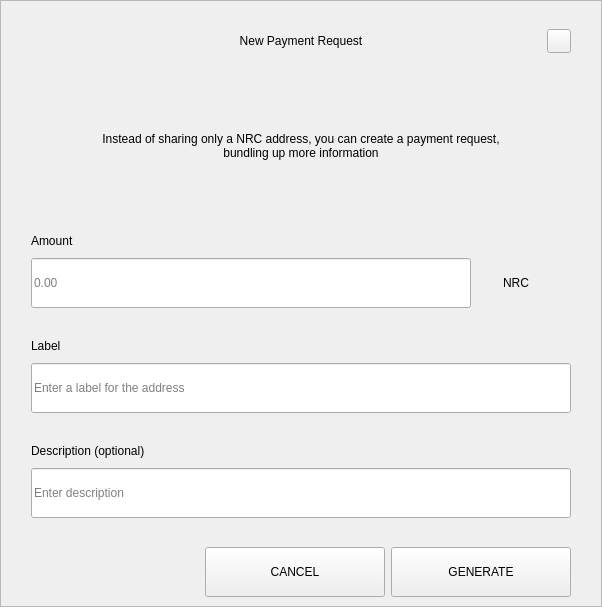
<?xml version="1.0" encoding="UTF-8"?>
<ui version="4.0">
 <class>RequestDialog</class>
 <widget class="QDialog" name="RequestDialog">
  <property name="geometry">
   <rect>
    <x>0</x>
    <y>0</y>
    <width>602</width>
    <height>607</height>
   </rect>
  </property>
  <property name="windowTitle">
   <string>Dialog</string>
  </property>
  <layout class="QVBoxLayout" name="verticalLayout_5">
   <property name="spacing">
    <number>0</number>
   </property>
   <property name="leftMargin">
    <number>0</number>
   </property>
   <property name="topMargin">
    <number>0</number>
   </property>
   <property name="rightMargin">
    <number>0</number>
   </property>
   <property name="bottomMargin">
    <number>0</number>
   </property>
   <item>
    <widget class="QFrame" name="frame">
     <property name="styleSheet">
      <string notr="true"/>
     </property>
     <property name="frameShape">
      <enum>QFrame::StyledPanel</enum>
     </property>
     <property name="frameShadow">
      <enum>QFrame::Raised</enum>
     </property>
     <layout class="QVBoxLayout" name="verticalLayout_4" stretch="1,0,0">
      <property name="spacing">
       <number>0</number>
      </property>
      <property name="leftMargin">
       <number>30</number>
      </property>
      <property name="topMargin">
       <number>20</number>
      </property>
      <property name="rightMargin">
       <number>30</number>
      </property>
      <property name="bottomMargin">
       <number>0</number>
      </property>
      <item>
       <layout class="QHBoxLayout" name="horizontalLayout_3">
        <property name="spacing">
         <number>0</number>
        </property>
        <item>
         <spacer name="horizontalSpacer_21">
          <property name="orientation">
           <enum>Qt::Horizontal</enum>
          </property>
          <property name="sizeHint" stdset="0">
           <size>
            <width>40</width>
            <height>20</height>
           </size>
          </property>
         </spacer>
        </item>
        <item>
         <widget class="QLabel" name="labelTitle">
          <property name="minimumSize">
           <size>
            <width>0</width>
            <height>40</height>
           </size>
          </property>
          <property name="maximumSize">
           <size>
            <width>16777215</width>
            <height>40</height>
           </size>
          </property>
          <property name="styleSheet">
           <string notr="true">padding-left:24px;</string>
          </property>
          <property name="text">
           <string>New Payment Request</string>
          </property>
          <property name="alignment">
           <set>Qt::AlignCenter</set>
          </property>
          <property name="margin">
           <number>7</number>
          </property>
         </widget>
        </item>
        <item>
         <spacer name="horizontalSpacer">
          <property name="orientation">
           <enum>Qt::Horizontal</enum>
          </property>
          <property name="sizeHint" stdset="0">
           <size>
            <width>40</width>
            <height>20</height>
           </size>
          </property>
         </spacer>
        </item>
        <item>
         <widget class="QPushButton" name="btnEsc">
          <property name="minimumSize">
           <size>
            <width>24</width>
            <height>24</height>
           </size>
          </property>
          <property name="maximumSize">
           <size>
            <width>24</width>
            <height>24</height>
           </size>
          </property>
          <property name="focusPolicy">
           <enum>Qt::NoFocus</enum>
          </property>
          <property name="text">
           <string/>
          </property>
         </widget>
        </item>
       </layout>
      </item>
      <item>
       <widget class="QStackedWidget" name="stack">
        <property name="minimumSize">
         <size>
          <width>540</width>
          <height>0</height>
         </size>
        </property>
        <property name="maximumSize">
         <size>
          <width>540</width>
          <height>16777215</height>
         </size>
        </property>
        <property name="currentIndex">
         <number>0</number>
        </property>
        <widget class="QWidget" name="page_1">
         <property name="minimumSize">
          <size>
           <width>540</width>
           <height>0</height>
          </size>
         </property>
         <property name="maximumSize">
          <size>
           <width>540</width>
           <height>16777215</height>
          </size>
         </property>
         <layout class="QVBoxLayout" name="layout1">
          <property name="spacing">
           <number>0</number>
          </property>
          <property name="leftMargin">
           <number>0</number>
          </property>
          <property name="topMargin">
           <number>0</number>
          </property>
          <property name="rightMargin">
           <number>0</number>
          </property>
          <property name="bottomMargin">
           <number>0</number>
          </property>
          <item>
           <spacer name="verticalSpacer_21">
            <property name="orientation">
             <enum>Qt::Vertical</enum>
            </property>
            <property name="sizeType">
             <enum>QSizePolicy::Fixed</enum>
            </property>
            <property name="sizeHint" stdset="0">
             <size>
              <width>20</width>
              <height>30</height>
             </size>
            </property>
           </spacer>
          </item>
          <item alignment="Qt::AlignHCenter">
           <widget class="QLabel" name="labelMessage">
            <property name="minimumSize">
             <size>
              <width>400</width>
              <height>50</height>
             </size>
            </property>
            <property name="text">
             <string>Instead of sharing only a NRC address, you can create a payment request, bundling up more information</string>
            </property>
            <property name="alignment">
             <set>Qt::AlignCenter</set>
            </property>
            <property name="wordWrap">
             <bool>true</bool>
            </property>
           </widget>
          </item>
          <item alignment="Qt::AlignBottom">
           <widget class="QWidget" name="containerAmount" native="true">
            <layout class="QVBoxLayout" name="verticalLayout">
             <property name="spacing">
              <number>9</number>
             </property>
             <property name="leftMargin">
              <number>0</number>
             </property>
             <property name="topMargin">
              <number>0</number>
             </property>
             <property name="rightMargin">
              <number>0</number>
             </property>
             <property name="bottomMargin">
              <number>0</number>
             </property>
             <item>
              <widget class="QLabel" name="labelSubtitleAmount">
               <property name="minimumSize">
                <size>
                 <width>350</width>
                 <height>16</height>
                </size>
               </property>
               <property name="maximumSize">
                <size>
                 <width>16777215</width>
                 <height>16</height>
                </size>
               </property>
               <property name="text">
                <string>Amount</string>
               </property>
              </widget>
             </item>
             <item alignment="Qt::AlignTop">
              <widget class="QWidget" name="layoutAmount" native="true">
               <layout class="QHBoxLayout" name="horizontalLayout" stretch="2,0">
                <property name="spacing">
                 <number>0</number>
                </property>
                <property name="leftMargin">
                 <number>0</number>
                </property>
                <property name="topMargin">
                 <number>0</number>
                </property>
                <property name="rightMargin">
                 <number>0</number>
                </property>
                <property name="bottomMargin">
                 <number>0</number>
                </property>
                <item>
                 <widget class="QLineEdit" name="lineEditAmount">
                  <property name="minimumSize">
                   <size>
                    <width>0</width>
                    <height>50</height>
                   </size>
                  </property>
                  <property name="maximumSize">
                   <size>
                    <width>16777215</width>
                    <height>50</height>
                   </size>
                  </property>
                  <property name="placeholderText">
                   <string notr="true">0.00</string>
                  </property>
                 </widget>
                </item>
                <item>
                 <widget class="QWidget" name="comboContainer" native="true">
                  <property name="minimumSize">
                   <size>
                    <width>100</width>
                    <height>50</height>
                   </size>
                  </property>
                  <property name="maximumSize">
                   <size>
                    <width>16777215</width>
                    <height>50</height>
                   </size>
                  </property>
                  <layout class="QHBoxLayout" name="horizontalLayout_31">
                   <property name="spacing">
                    <number>0</number>
                   </property>
                   <property name="leftMargin">
                    <number>0</number>
                   </property>
                   <property name="topMargin">
                    <number>0</number>
                   </property>
                   <property name="rightMargin">
                    <number>10</number>
                   </property>
                   <property name="bottomMargin">
                    <number>0</number>
                   </property>
                   <item>
                    <widget class="QLabel" name="comboBoxCoin">
                     <property name="text">
                      <string>NRC</string>
                     </property>
                     <property name="alignment">
                      <set>Qt::AlignCenter</set>
                     </property>
                    </widget>
                   </item>
                  </layout>
                 </widget>
                </item>
               </layout>
              </widget>
             </item>
            </layout>
           </widget>
          </item>
          <item>
           <spacer name="verticalSpacer_31">
            <property name="orientation">
             <enum>Qt::Vertical</enum>
            </property>
            <property name="sizeType">
             <enum>QSizePolicy::Fixed</enum>
            </property>
            <property name="sizeHint" stdset="0">
             <size>
              <width>20</width>
              <height>30</height>
             </size>
            </property>
           </spacer>
          </item>
          <item>
           <layout class="QVBoxLayout" name="verticalLayoutLabel">
            <property name="spacing">
             <number>9</number>
            </property>
            <item>
             <widget class="QLabel" name="labelSubtitleLabel">
              <property name="minimumSize">
               <size>
                <width>0</width>
                <height>16</height>
               </size>
              </property>
              <property name="maximumSize">
               <size>
                <width>16777215</width>
                <height>16</height>
               </size>
              </property>
              <property name="text">
               <string>Label</string>
              </property>
             </widget>
            </item>
            <item>
             <widget class="QLineEdit" name="lineEditLabel">
              <property name="minimumSize">
               <size>
                <width>0</width>
                <height>50</height>
               </size>
              </property>
              <property name="maximumSize">
               <size>
                <width>16777215</width>
                <height>50</height>
               </size>
              </property>
              <property name="placeholderText">
               <string>Enter a label for the address</string>
              </property>
             </widget>
            </item>
           </layout>
          </item>
          <item>
           <spacer name="verticalSpacer_34">
            <property name="orientation">
             <enum>Qt::Vertical</enum>
            </property>
            <property name="sizeType">
             <enum>QSizePolicy::Fixed</enum>
            </property>
            <property name="sizeHint" stdset="0">
             <size>
              <width>20</width>
              <height>30</height>
             </size>
            </property>
           </spacer>
          </item>
          <item>
           <layout class="QVBoxLayout" name="verticalLayoutDescription">
            <property name="spacing">
             <number>9</number>
            </property>
            <item>
             <widget class="QLabel" name="labelSubtitleDescription">
              <property name="minimumSize">
               <size>
                <width>0</width>
                <height>16</height>
               </size>
              </property>
              <property name="maximumSize">
               <size>
                <width>16777215</width>
                <height>16</height>
               </size>
              </property>
              <property name="text">
               <string>Description (optional)</string>
              </property>
             </widget>
            </item>
            <item>
             <widget class="QLineEdit" name="lineEditDescription">
              <property name="minimumSize">
               <size>
                <width>0</width>
                <height>50</height>
               </size>
              </property>
              <property name="maximumSize">
               <size>
                <width>16777215</width>
                <height>50</height>
               </size>
              </property>
              <property name="placeholderText">
               <string>Enter description</string>
              </property>
             </widget>
            </item>
            <item>
             <spacer name="verticalSpacer_4">
              <property name="orientation">
               <enum>Qt::Vertical</enum>
              </property>
              <property name="sizeType">
               <enum>QSizePolicy::Fixed</enum>
              </property>
              <property name="sizeHint" stdset="0">
               <size>
                <width>20</width>
                <height>20</height>
               </size>
              </property>
             </spacer>
            </item>
           </layout>
          </item>
         </layout>
        </widget>
        <widget class="QWidget" name="page_2">
         <layout class="QVBoxLayout" name="layout2">
          <item>
           <spacer name="verticalSpacer_5">
            <property name="orientation">
             <enum>Qt::Vertical</enum>
            </property>
            <property name="sizeType">
             <enum>QSizePolicy::Fixed</enum>
            </property>
            <property name="sizeHint" stdset="0">
             <size>
              <width>20</width>
              <height>50</height>
             </size>
            </property>
           </spacer>
          </item>
          <item alignment="Qt::AlignHCenter">
           <widget class="QLabel" name="labelQrImg">
            <property name="minimumSize">
             <size>
              <width>260</width>
              <height>260</height>
             </size>
            </property>
            <property name="maximumSize">
             <size>
              <width>260</width>
              <height>260</height>
             </size>
            </property>
            <property name="text">
             <string/>
            </property>
            <property name="alignment">
             <set>Qt::AlignCenter</set>
            </property>
           </widget>
          </item>
          <item>
           <spacer name="verticalSpacer_2">
            <property name="orientation">
             <enum>Qt::Vertical</enum>
            </property>
            <property name="sizeType">
             <enum>QSizePolicy::Fixed</enum>
            </property>
            <property name="sizeHint" stdset="0">
             <size>
              <width>20</width>
              <height>30</height>
             </size>
            </property>
           </spacer>
          </item>
          <item alignment="Qt::AlignHCenter">
           <widget class="QLabel" name="labelAddress">
            <property name="text">
             <string>D7VFR83SQbiezrW72hjcWJtcfip5krte2Z </string>
            </property>
           </widget>
          </item>
          <item>
           <spacer name="verticalSpacer_32">
            <property name="orientation">
             <enum>Qt::Vertical</enum>
            </property>
            <property name="sizeType">
             <enum>QSizePolicy::Expanding</enum>
            </property>
            <property name="sizeHint" stdset="0">
             <size>
              <width>20</width>
              <height>20</height>
             </size>
            </property>
           </spacer>
          </item>
          <item>
           <layout class="QHBoxLayout" name="horizontal">
            <property name="leftMargin">
             <number>20</number>
            </property>
            <property name="rightMargin">
             <number>20</number>
            </property>
            <property name="bottomMargin">
             <number>20</number>
            </property>
            <item>
             <spacer name="horizontalSpacer_4">
              <property name="orientation">
               <enum>Qt::Horizontal</enum>
              </property>
              <property name="sizeHint" stdset="0">
               <size>
                <width>40</width>
                <height>20</height>
               </size>
              </property>
             </spacer>
            </item>
            <item>
             <widget class="QPushButton" name="btnCopyAddress">
              <property name="minimumSize">
               <size>
                <width>180</width>
                <height>50</height>
               </size>
              </property>
              <property name="text">
               <string>COPY ADDRESS</string>
              </property>
             </widget>
            </item>
            <item>
             <widget class="QPushButton" name="btnCopyUrl">
              <property name="minimumSize">
               <size>
                <width>180</width>
                <height>50</height>
               </size>
              </property>
              <property name="text">
               <string>COPY URL</string>
              </property>
             </widget>
            </item>
            <item>
             <spacer name="horizontalSpacer_2">
              <property name="orientation">
               <enum>Qt::Horizontal</enum>
              </property>
              <property name="sizeHint" stdset="0">
               <size>
                <width>40</width>
                <height>20</height>
               </size>
              </property>
             </spacer>
            </item>
           </layout>
          </item>
         </layout>
        </widget>
       </widget>
      </item>
      <item>
       <widget class="QWidget" name="buttonsStack" native="true">
        <layout class="QHBoxLayout" name="horizontalLayout_5">
         <property name="leftMargin">
          <number>20</number>
         </property>
         <property name="rightMargin">
          <number>0</number>
         </property>
         <item>
          <spacer name="horizontalSpacer_41">
           <property name="orientation">
            <enum>Qt::Horizontal</enum>
           </property>
           <property name="sizeHint" stdset="0">
            <size>
             <width>40</width>
             <height>20</height>
            </size>
           </property>
          </spacer>
         </item>
         <item>
          <widget class="QPushButton" name="btnCancel">
           <property name="minimumSize">
            <size>
             <width>180</width>
             <height>50</height>
            </size>
           </property>
           <property name="focusPolicy">
            <enum>Qt::NoFocus</enum>
           </property>
           <property name="text">
            <string>CANCEL</string>
           </property>
          </widget>
         </item>
         <item>
          <widget class="QPushButton" name="btnSave">
           <property name="minimumSize">
            <size>
             <width>180</width>
             <height>50</height>
            </size>
           </property>
           <property name="focusPolicy">
            <enum>Qt::NoFocus</enum>
           </property>
           <property name="text">
            <string>GENERATE</string>
           </property>
          </widget>
         </item>
        </layout>
       </widget>
      </item>
     </layout>
    </widget>
   </item>
  </layout>
 </widget>
 <resources/>
 <connections/>
</ui>
